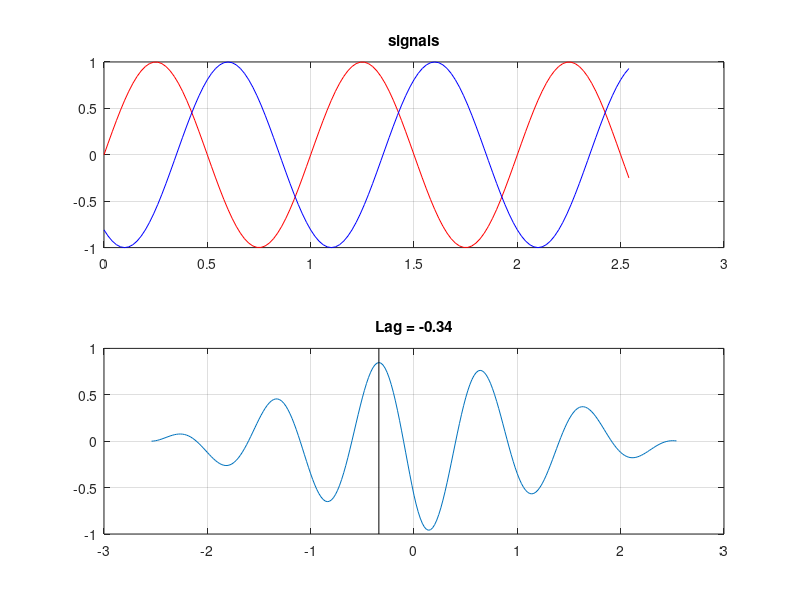

The MATLAB script that drew this image:
% xcorr demo
%
% The signals
t = [0:127]*0.02;
f = 1.0;
s1 = sin(2*pi*f*t);
s2 = sin(2*pi*f*(t-0.35)); % s1 lags s2 by 0.35s
subplot(2,1,1);
plot(t,s1,'r',t,s2,'b');
grid
title('signals')
%
% Now cross-correlate the two signals
%
x = xcorr(s1,s2,'coeff');
tx = [-127:127]*0.02;
subplot(2,1,2)
plot(tx,x)
grid
%
% Determine the lag
%
[mx,ix] = max(x);
lag = tx(ix);
hold on
tm = [lag,lag];
mm = [-1,1];
plot(tm,mm,'k')
hold off
% Note that the lag is only as close as the time resolution.
% i.e. actual = -0.35, calculated = -0.34
S = sprintf('Lag = %5.2f',lag);
title(S)